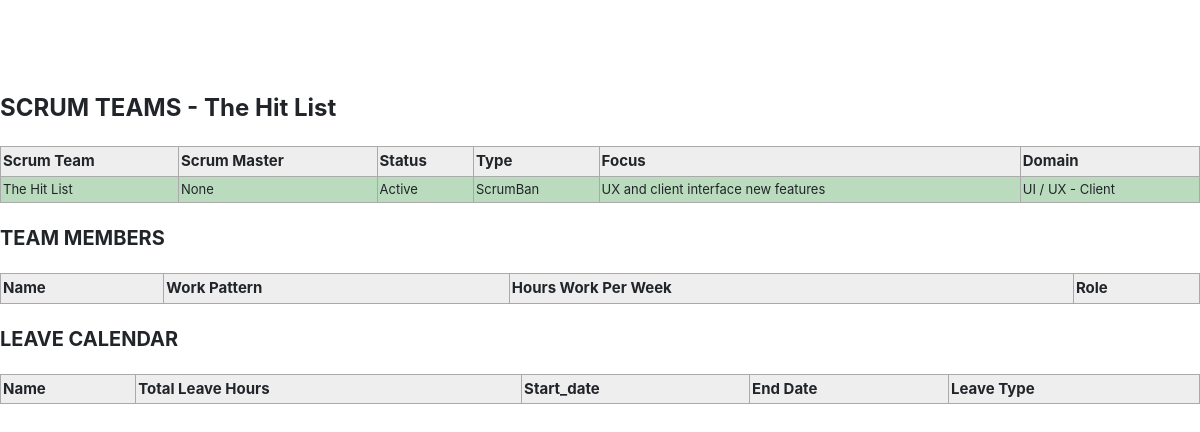
The app's page /5/ with its own data.
### TeamXapp/models.py (models this page shows, shortened)
class ScrumTeam(models.Model):
    team_name = models.CharField(max_length=30, verbose_name="Scrum Team Name", null=True, blank=True)
    team_type = models.ForeignKey("ScrumTeamType", on_delete=models.PROTECT, null=True, blank=True, verbose_name="Team Type")
    current_focus = models.TextField(blank=True, null=True, verbose_name="Current Focus")
    scrum_master = models.ForeignKey("AllMembers", on_delete=models.DO_NOTHING, null=True, blank=True, verbose_name="Scrum Master")
    team_status = models.ForeignKey("ScrumTeamStatus", on_delete=models.DO_NOTHING, null=True, blank=True, verbose_name="Team Status")
    domain = models.ForeignKey('Domain', null=True, blank=True, on_delete=models.DO_NOTHING, verbose_name="Domain")
    class Meta:
        verbose_name = 'Scrum Team'
        verbose_name_plural = 'Scrum Teams'

class ScrumTeamStatus(models.Model):
    name = models.CharField(max_length=30)
    description = models.TextField(blank=True, null=True, verbose_name="Description")
    def __str__(self):
        return self.name
    class Meta:
        verbose_name = 'Scrum Team Status'
        verbose_name_plural = 'Scrum Team Status'

class ScrumTeamType(models.Model):
    name = models.CharField(max_length=30)
    description = models.TextField(blank=True, null=True, verbose_name="Description")
    def __str__(self):
        return self.name
    class Meta:
        verbose_name = 'Scrum Team Type'
        verbose_name_plural = 'Scrum Team Types'

class Domain(models.Model):
    domain_name = models.CharField(max_length=30, null=True, blank=True)
    description = models.TextField(blank=True, null=True, verbose_name="Description")
    def __str__(self):
        return self.domain_name
    class Meta:
        verbose_name = 'Domain'
        verbose_name_plural = 'Domains'

### TeamXapp/views.py (the view)
# urls.py: url(r'(?P<pk>\d+)/$', team_details , name = 'team_details'),
def team_details(request, pk, *args, **kwargs):
    team_stuff = ScrumTeam.objects.get(pk=pk)
    people_stuff = AllMembers.objects.filter(scrum_team_name=pk)
    leave_stuff = LeaveCalendar.objects.all()
    context = {"team"       : team_stuff,
               "all_people" : people_stuff,
               "all_leave"  : leave_stuff}
    target_page = './html/a_team.html'
    return render(request,  target_page , context)

### templates/html/a_team.html (shortened to what this page needs)
{% extends "base.html" %}
{% block content %}
<div class="ScrumTeam">SCRUM TEAMS - {{ team.team_name }}</div>
    <table class="blueTable">
        <tr>
            <th class="">Scrum Team</th>
            <th class="">Scrum Master</th>
            <th class="">Status</th>
            <th class="">Type</th>
            <th class="">Focus</th>
            <th class="">Domain</th>
        </tr>
        <tr>
            <td class="">{{ team.team_name }}</td>
            <td class="">{{ team.scrum_master}}</td>
            <td class="">{{ team.team_status}}</td>
            <td class="">{{ team.team_type}} </td>
            <td class="">{{ team.current_focus}}</td>
            <td class="">{{ team.domain}}</td>
        </tr>
    </table>
<div class="TeamMembers">TEAM MEMBERS</div>
    <table class="blueTable">
        <tr>
            <th class="">Name</th>
            <th class="">Work Pattern</th>
            <th class="">Hours Work Per Week</th>
            <th class="">Role</th>
        </tr>
    </table>
<div class="TeamMembers">LEAVE CALENDAR</div>
   <table class="blueTable">
        <tr>
            <th class="">Name</th>
            <th class="">Total Leave Hours</th>
            <th class="">Start_date</th>
            <th class="">End Date</th>
            <th class="">Leave Type</th>
        </tr>
{% endblock%}

### static/css/w3.css (style rules this page uses)
*,*:before,*:after { box-sizing:inherit }
html { -ms-text-size-adjust:100%;-webkit-text-size-adjust:100% }
body { margin:0 }
html,body { font-family:Verdana,sans-serif;font-size:15px;line-height:1.5 }
html { overflow-x:hidden }

### static/css/style.css (style rules this page uses)
html { scroll-behavior: smooth; }
body, html { height: 100% }

### templates/base.html (style rules this page uses)
body { padding: 70px 0px 0px 0px; }

### templates/html/a_team.html (style rules this page uses)
.ScrumTeam { font-size: 24px; font-weight: bold; margin-top: 20px; margin-bottom: 20px; }
.TeamMembers { font-size: 20px; font-weight: bold; margin-top: 20px; margin-bottom: 20px; }
table.blueTable { border: 1px solid #1C6EA4; background-color: #EEEEEE; width: 100%; text-align: left; border-collapse: collapse; }
table.blueTable td, table.blueTable th { border: 1px solid #AAAAAA; padding: 3px 2px; }
table.blueTable tbody td { font-size: 13px; }
table.blueTable tr:nth-child(even) { background: #badbbd; }

### records on screen
ScrumTeam: team_name "The Hit List", scrum_master "None", team_status "Active", team_type "ScrumBan", current_focus "UX and client interface new features", domain "UI / UX - Client"
